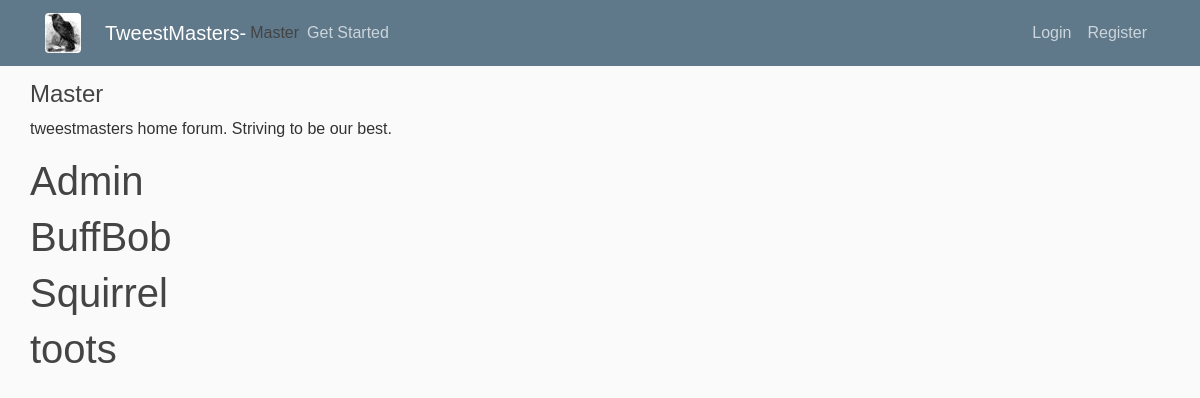
The app's page /forums/1 with its own data.
### tweestmaster/models.py (models this page shows, shortened)
class Forum(db.Model, UserMixin):
    id = db.Column(db.Integer, primary_key=True)
    name = db.Column(db.String(50),  nullable=False, unique=True)
    description = db.Column(db.String(200), nullable=False)
    picture = db.Column(db.String(100), nullable=False, default='site_images/default_landscape.jpg')
    date_created = db.Column(db.DateTime, nullable=False, default=datetime.utcnow)
    is_private = db.Column(db.Boolean, nullable=False, default=False)
    leader_id = db.Column(db.Integer, db.ForeignKey('user.id'), nullable=False)
    articles = db.relationship("Article", backref='article_forum',lazy=True)
    tweests = db.relationship("Tweest", backref='tweest_forum', lazy=True)
    reviews = db.relationship("Review", backref="review_forum")

class User(db.Model, UserMixin):
    id = db.Column(db.Integer, primary_key=True)
    username = db.Column(db.String(30), nullable=False, unique=True)
    email = db.Column(db.String(100), nullable=False, unique=True)
    password = db.Column(db.String(40), nullable=False)
    image_file = db.Column(db.String(50), nullable=False, default='default.png')
    date_created = db.Column(db.DateTime, nullable=False, default=datetime.utcnow)
    reviews = db.relationship("Review", backref="review_user", lazy=True)
    tweests = db.relationship("Tweest", backref='tweest_user', lazy=True)
    articles = db.relationship("Article", backref="article_user")
    forums = db.relationship("Forum", secondary="memberships", lazy='subquery',
                             backref=db.backref("users", lazy=True))

### tweestmaster/forums/routes.py (the view)
@forums.route("/forums/<int:id>")
def show(id):
    forum = Forum.query.get_or_404(id)
    session['current_forum_id'] = id
    cun = "not logged in"
    if current_user.is_authenticated:
        cun = current_user.username
    art_authors = [User.query.filter_by(id=article.user_id).first().username for article in forum.articles]
    current_article = Article.query.filter_by(forum_id=id).order_by(Article.id.desc()).first()
    try:
        images = current_article.pics
        tweest_authors = [User.query.filter_by(id=each.user_id).first() for each in current_article.tweests]
        current_article_content = current_article.content
        current_article_title = current_article.title
        current_article_tweests = current_article.tweests
    except AttributeError as e:
        images = []
        tweest_authors = []
        current_article_title = ""
        current_article_content = ""
        current_article_tweests = []
        print(e)
    arg_dict = {
        "article_title": current_article_title,
        "article_content": current_article_content,
        "article_images": images,
        "current_user_name": cun,
        "current_article": session.get('current_article_id', 1),  # default 1st article for display always
        "current_user": session.get("current_user_id", -1),  # -1 is unkwown user
        "current_forum_id": session.get('current_forum_id', 1),
        "id": id,
        "forum": forum,
        "current_forum_name": forum.name,
        "articles": forum.articles,
        "z_art_authors": zip(forum.articles, art_authors),
        "tweests_tweest_authors": zip(current_article_tweests, tweest_authors)
    }
    return render_template('forums/show.html', data=arg_dict)

### tweestmaster/templates/forums/show.html (shortened to what this page needs)
{% extends "layout-basic.html" %}
{% block main_content %}
<h4>{{ data['forum'].name }}</h4>
<p>{{ data['forum'].description }}</p>
{% for e in data['forum'].users %}
<h1>{{ e.username }}</h1>
{% endfor %}
{% endblock %}

### tweestmaster/templates/layout-basic.html (shortened to what this page needs)
<!DOCTYPE html>
<html>
<head>
    <link href="https://maxcdn.bootstrapcdn.com/bootstrap/4.0.0/css/bootstrap.min.css"
 rel="stylesheet">
    <link href="{{ url_for('static', filename='main.css') }}" rel="stylesheet" type="text/css">
</head>
<body class="container-fluid">
<header class="site-header">
    <nav class="navbar navbar-expand-md navbar-dark bg-steel fixed-top">
        <div class="container">
            <a class="navbar-brand mr-4" href="{{ url_for('main.home') }}">
                <img alt="Flower" class="rounded"
                     src="{{ url_for('static', filename='raven_tn.jpg')}}" title="White Flower">
            </a>
            {% if data.get('current_forum_name') is defined %}
            <a class="navbar-brand mr-1" href="{{ url_for('main.home') }}">TweestMasters- </a>
            <span class="article-title muted">{{ data.get('current_forum_name') }}</span>
            {% else %}
            <a class="navbar-brand mr-1" href="{{ url_for('main.home') }}">TweestMasters</a>
            {% endif %}
            <div class="collapse navbar-collapse" id="navbarToggle">
                {% if current_user.is_authenticated %}
                <div class="navbar-nav ml-auto">
                    {#
                    <a class="nav-item nav-link"
                       href="{{ url_for('tweests.new_tweest', article_id=session.get('current_article_id', 1)) }}">Create
                        Tweest</a>
                    #}
                    <a class="nav-item nav-link"
                       href="{{ url_for('users.user', id=current_user.id) }}">My Catalog</a>
                    <a class="nav-item nav-link" href="{{ url_for('users.logout') }}">Logout</a>
                </div>
                {% else %}
                <div class="navbar-nav mr-auto">
                    <a class="nav-item nav-link getclass" href="{{ url_for('main.get_started') }}">Get Started</a>
                </div>
                <div class="navbar-nav ml-auto">
                    <a class="nav-item nav-link" href="{{ url_for('users.login')  }}">Login</a>
                    <a class="nav-item nav-link" href="{{ url_for('users.register') }}">Register</a>
                    {% endif %}
                </div>
            </div>
        </div>
    </nav>
</header>
<main class="container-fluid">
    <div class="row">
        <div class="col-md-8">
            <div>
                {% block main_content %}
                {% endblock %}
            </div>
        </div>
        <div class="col-md-4">
        </div>
    </div>
</main>
</body>
</html>

### tweestmaster/static/main.css (style rules this page uses)
body { background: #fafafa; font-family: arial; color: #333333; margin-top: 5rem; }
h1, h2, h3, h4, h5, h6 { color: #444444; }
.bg-steel { background-color: #5f788a; }
.site-header .navbar-nav .nav-link { color: #cbd5db; }
.article-title { color: #444444; font-size: 16px; font-style: bold; }

### records on screen
Forum: get "Master", forum.name "Master", forum.description "tweestmasters home forum. Striving to be our best."
User: username "Admin"
User: username "BuffBob"
User: username "Squirrel"
User: username "toots"
